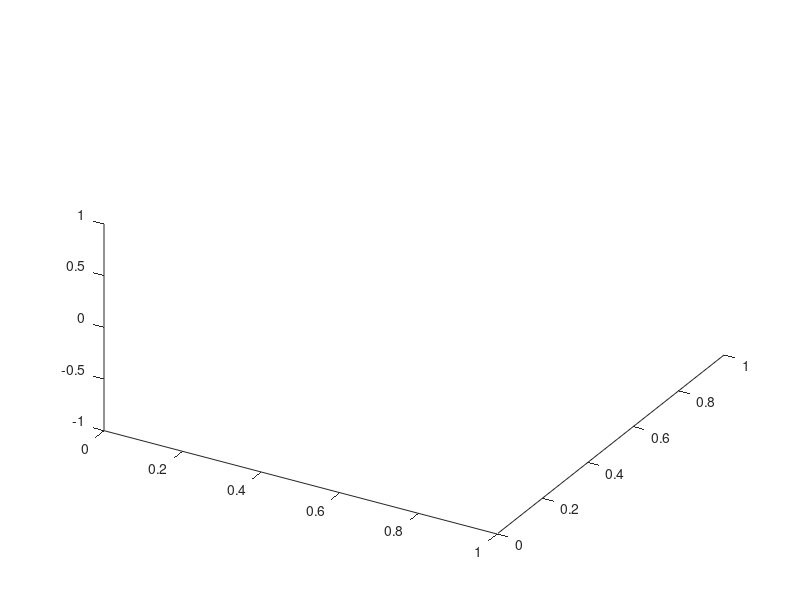

This chart was generated by the following MATLAB code: (Note: this script raises an error after producing the figure.)
%=============================================================================
% Copyright (c) 2016-present Allan CORNET (Nelson)
%=============================================================================
% This file is part of Nelson.
%=============================================================================
% LICENCE_BLOCK_BEGIN
% SPDX-License-Identifier: LGPL-3.0-or-later
% LICENCE_BLOCK_END
%=============================================================================
% <--WEIGHT 4-->
% <--ADV-CLI MODE-->
%=============================================================================
% Regression: several fixed-size vector properties were registered as / downcast
% to the wrong concrete property type (UBSan type confusion): axes View was a
% base GOVectorProperty cast to GOTwoVectorProperty, image XData/YData likewise,
% and figure Color is a GOColorProperty set through setThreeVectorDefault (a
% sibling of GOThreeVectorProperty). Verify the values round-trip correctly.
%=============================================================================
f = figure();
ax = axes();
view(ax, 30, 45);
v = ax.View;
asserts.isapprox(v(:)', [30 45], 1e-9);
%=============================================================================
im = image(magic(4));
asserts.isequal(im.XData, [1 4]);
asserts.isequal(im.YData, [1 4]);
im.XData = [0 8];
asserts.isequal(im.XData, [0 8]);
%=============================================================================
% figure Color is a GOColorProperty set via setThreeVectorDefault; just make
% sure it is a valid 3-element color and did not corrupt anything.
c = f.Color;
asserts.istrue(numel(c) == 3);
asserts.istrue(all(c >= 0 & c <= 1));
%=============================================================================
close(f);
%=============================================================================
